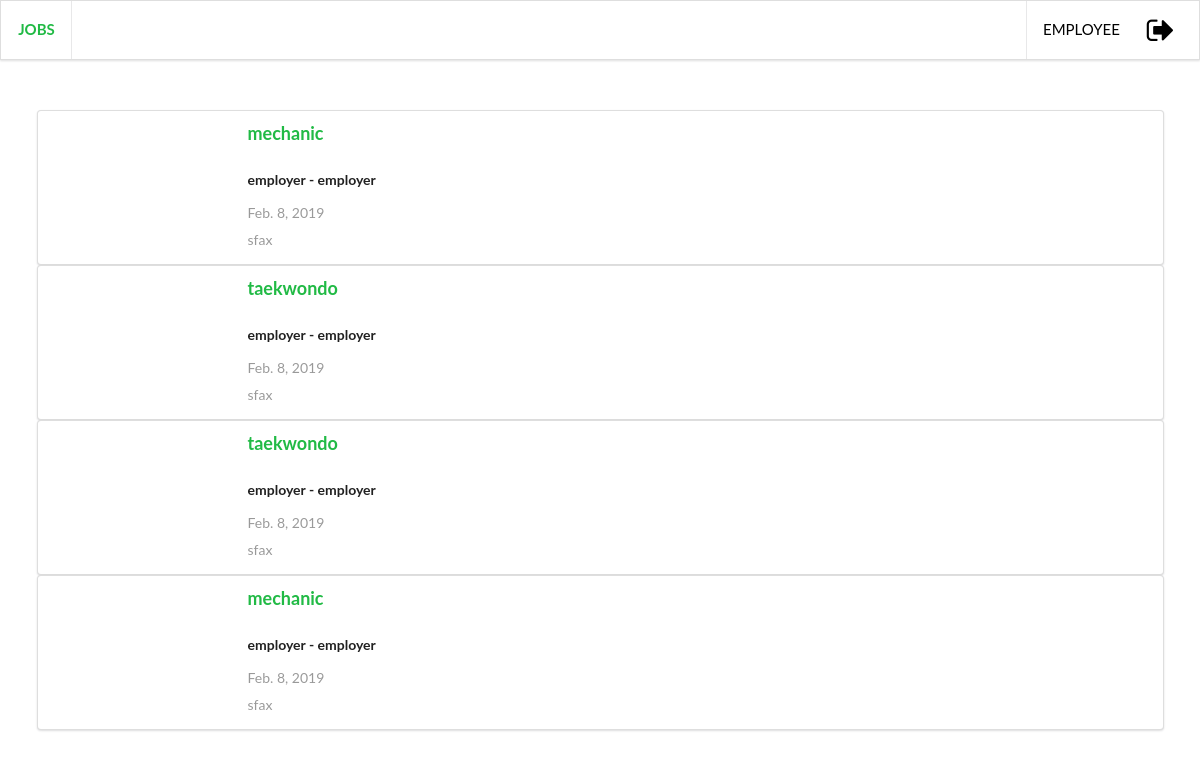
Screenshot of /list_annonces (signed in) with the database file from the repository.
### jobs_search/models.py (models this page shows, shortened)
class Request(models.Model):
    annonce = models.ForeignKey(to=Annonce, on_delete=models.CASCADE)
    employee = models.ForeignKey(to=Profile, on_delete=models.CASCADE)
    employee_cv_file=models.FileField()

class Annonce(models.Model):
    domaines_list = (('technology', 'technology'), ('mechanics', 'mechanics'), ('commerce', 'commerce')
        , ('training and education', 'training and education'), ('services', 'services'), ('tourism', 'tourism'))
    region_list = (('sfax', 'sfax'), ('monastir', 'monastir'), ('gafsa', 'gafsa'), ('tunis', 'tunis')
        , ('sousse', 'sousse'), ('gabes', 'gabes'), ('mahdia', 'mahdia'), ('beja', 'beja')
        , ('tataouine', 'tataouine'),)
    owner = models.ForeignKey(to=Profile, on_delete=models.CASCADE)
    title = models.CharField(max_length=100)
    domaine = models.CharField(max_length=100, choices = domaines_list, default=1)
    region = models.CharField(max_length=100, choices = region_list, default=1)
    description = models.TextField(max_length=1500)
    image = models.FileField()
    date = models.DateField(auto_now=True)
    phone = models.PositiveIntegerField()

class Profile(models.Model):
    STATUS = (
        ('employee', 'employee'),
        ('employer', 'employer')
    )
    user = models.OneToOneField(to=User, on_delete=models.CASCADE)
    status = models.CharField(max_length=20, choices=STATUS)
    def __str__(self):
        return "{} - {}".format(self.user.username, self.status)

### jobs_search/views.py (the view)
# urls.py: url(r'^list_annonces', views.user_annonces_list, name='list_annonces'),
def user_annonces_list(request):
    user = request.user
    profile = Profile.objects.get(user=user)
    list_annonces = profile.annonce_set.all()
    list_requests = Request.objects.filter(employee=profile)
    context = {
        'list_annonces': list_annonces,
        'profile':profile,
        'list_requests':list_requests
    }
    return render(request, 'jobs_search/annonces_list.html', context)

### jobs_search/templates/jobs_search/annonces_list.html (shortened to what this page needs)
{% extends 'jobs_search/base.html'%}
{%block body%}
<br>
{%if profile.status == "employee"%}
{%if list_requests %}
{%for r in list_requests%}
<div class="ui container">
  <div class="ui segment">
    <div class="ui items">
      <div class="item">
        <div class="image">
        </div>
        <div class="content">
          <a class="header" style='color:#21BA45' href="{% url 'jobs_search:detail' r.annonce.id%}">{{r.annonce.title}}</a>
          <br>
          <h5>{{r.annonce.owner}}</h5>
          <div class="extra">
            {{r.annonce.date}}
          </div>
          <div class="extra">
            {{r.annonce.region}}
          </div>
        </div>
      </div>
    </div>
  </div>
</div>
{%endfor%}
{%else%}
<h3 style="text-align: center;">empty</h3>
{%endif%}
{%endif%}
{%endblock%}

### jobs_search/templates/jobs_search/base.html (shortened to what this page needs)
<!DOCTYPE html>
<html>
    <head>
        {%load staticfiles%}
        <link rel="stylesheet" href="{% static 'jobs_search/Semantic-UI-CSS-master/semantic.min.css'%}">
        <link rel="stylesheet" href="{% static 'jobs_search/Semantic-UI-CSS-master/semantic.css'%}">
    </head>
    <body>
        <div class="ui pointing large fixed menu">
          <a class="item" href="{% url 'jobs_search:index'%}" style='color:#21BA45'>
            <strong>JOBS</strong>
          </a>
          <div class="right menu">
            {%if request.user.is_authenticated%}
                <div class="item">
                    <a style='color:black' href="{% url 'jobs_search:list_annonces'%}">
                    {{request.user.username.upper}}</a>&nbsp;&nbsp;&nbsp;&nbsp;&nbsp;&nbsp;
                    <a href="{%url 'jobs_search:logout'%}" style='color:black'><i class="sign out  big icon"></i></a>
                </div>
            {%endif%}
        </div>
        </div>
        <br><br><br>
    {%block body%}
    {%endblock%}
    </body>
</html>

### rows the page displays
Request: annonce "mechanic", annonce.owner "employer - employer", annonce "Feb. 8, 2019", annonce.region "sfax"
Request: annonce "taekwondo", annonce.owner "employer - employer", annonce "Feb. 8, 2019", annonce.region "sfax"
Request: annonce "taekwondo", annonce.owner "employer - employer", annonce "Feb. 8, 2019", annonce.region "sfax"
Request: annonce "mechanic", annonce.owner "employer - employer", annonce "Feb. 8, 2019", annonce.region "sfax"

### other values shown
{{ request.user.username.upper }} "EMPLOYEE"
